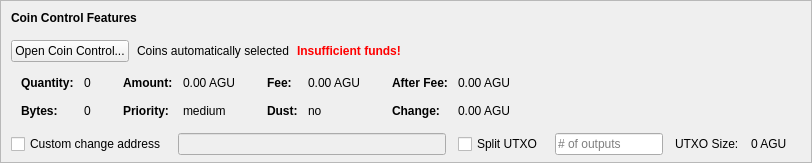
    <widget class="QFrame" name="frameCoinControl">
     <property name="sizePolicy">
      <sizepolicy hsizetype="Expanding" vsizetype="Expanding">
       <horstretch>0</horstretch>
       <verstretch>0</verstretch>
      </sizepolicy>
     </property>
     <property name="maximumSize">
      <size>
       <width>16777215</width>
       <height>16777215</height>
      </size>
     </property>
     <property name="frameShape">
      <enum>QFrame::StyledPanel</enum>
     </property>
     <property name="frameShadow">
      <enum>QFrame::Sunken</enum>
     </property>
     <layout class="QVBoxLayout" name="verticalLayoutCoinControl2">
      <property name="spacing">
       <number>0</number>
      </property>
      <property name="leftMargin">
       <number>0</number>
      </property>
      <property name="topMargin">
       <number>0</number>
      </property>
      <property name="rightMargin">
       <number>0</number>
      </property>
      <property name="bottomMargin">
       <number>6</number>
      </property>
      <item>
       <layout class="QVBoxLayout" name="verticalLayoutCoinControl" stretch="0,0,0,0,1">
        <property name="spacing">
         <number>0</number>
        </property>
        <property name="leftMargin">
         <number>10</number>
        </property>
        <property name="topMargin">
         <number>10</number>
        </property>
        <item>
         <layout class="QHBoxLayout" name="horizontalLayoutCoinControl1">
          <property name="bottomMargin">
           <number>15</number>
          </property>
          <item>
           <widget class="QLabel" name="labelCoinControlFeatures">
            <property name="sizePolicy">
             <sizepolicy hsizetype="Preferred" vsizetype="Maximum">
              <horstretch>0</horstretch>
              <verstretch>0</verstretch>
             </sizepolicy>
            </property>
            <property name="font">
             <font>
              <weight>75</weight>
              <bold>true</bold>
             </font>
            </property>
            <property name="styleSheet">
             <string notr="true">font-weight:bold;</string>
            </property>
            <property name="text">
             <string>Coin Control Features</string>
            </property>
           </widget>
          </item>
         </layout>
        </item>
        <item>
         <layout class="QHBoxLayout" name="horizontalLayoutCoinControl2" stretch="0,0,0,0">
          <property name="spacing">
           <number>8</number>
          </property>
          <property name="bottomMargin">
           <number>10</number>
          </property>
          <item>
           <widget class="QPushButton" name="pushButtonCoinControl">
            <property name="styleSheet">
             <string notr="true"/>
            </property>
            <property name="text">
             <string>Open Coin Control...</string>
            </property>
            <property name="autoDefault">
             <bool>false</bool>
            </property>
           </widget>
          </item>
          <item>
           <widget class="QLabel" name="labelCoinControlAutomaticallySelected">
            <property name="text">
             <string>Coins automatically selected</string>
            </property>
            <property name="margin">
             <number>5</number>
            </property>
           </widget>
          </item>
          <item>
           <widget class="QLabel" name="labelCoinControlInsuffFunds">
            <property name="font">
             <font>
              <weight>75</weight>
              <bold>true</bold>
             </font>
            </property>
            <property name="styleSheet">
             <string notr="true">color:red;font-weight:bold;</string>
            </property>
            <property name="text">
             <string>Insufficient funds!</string>
            </property>
            <property name="margin">
             <number>5</number>
            </property>
           </widget>
          </item>
          <item>
           <spacer name="horizontalSpacerCoinControl">
            <property name="orientation">
             <enum>Qt::Horizontal</enum>
            </property>
            <property name="sizeHint" stdset="0">
             <size>
              <width>40</width>
              <height>1</height>
             </size>
            </property>
           </spacer>
          </item>
         </layout>
        </item>
        <item>
         <widget class="QWidget" name="widgetCoinControl" native="true">
          <property name="sizePolicy">
           <sizepolicy hsizetype="Preferred" vsizetype="Preferred">
            <horstretch>0</horstretch>
            <verstretch>0</verstretch>
           </sizepolicy>
          </property>
          <property name="minimumSize">
           <size>
            <width>0</width>
            <height>0</height>
           </size>
          </property>
          <property name="styleSheet">
           <string notr="true"/>
          </property>
          <layout class="QHBoxLayout" name="horizontalLayoutCoinControl5">
           <property name="leftMargin">
            <number>0</number>
           </property>
           <property name="topMargin">
            <number>0</number>
           </property>
           <property name="rightMargin">
            <number>0</number>
           </property>
           <property name="bottomMargin">
            <number>0</number>
           </property>
           <item>
            <layout class="QHBoxLayout" name="horizontalLayoutCoinControl3" stretch="0,0,0,1">
             <property name="spacing">
              <number>20</number>
             </property>
             <property name="topMargin">
              <number>0</number>
             </property>
             <property name="bottomMargin">
              <number>10</number>
             </property>
             <item>
              <layout class="QFormLayout" name="formLayoutCoinControl1">
               <property name="horizontalSpacing">
                <number>10</number>
               </property>
               <property name="verticalSpacing">
                <number>14</number>
               </property>
               <property name="leftMargin">
                <number>10</number>
               </property>
               <property name="topMargin">
                <number>4</number>
               </property>
               <property name="rightMargin">
                <number>6</number>
               </property>
               <item row="0" column="0">
                <widget class="QLabel" name="labelCoinControlQuantityText">
                 <property name="font">
                  <font>
                   <weight>75</weight>
                   <bold>true</bold>
                  </font>
                 </property>
                 <property name="text">
                  <string>Quantity:</string>
                 </property>
                 <property name="margin">
                  <number>0</number>
                 </property>
                </widget>
               </item>
               <item row="0" column="1">
                <widget class="QLabel" name="labelCoinControlQuantity">
                 <property name="cursor">
                  <cursorShape>IBeamCursor</cursorShape>
                 </property>
                 <property name="contextMenuPolicy">
                  <enum>Qt::ActionsContextMenu</enum>
                 </property>
                 <property name="text">
                  <string notr="true">0</string>
                 </property>
                 <property name="margin">
                  <number>0</number>
                 </property>
                 <property name="textInteractionFlags">
                  <set>Qt::LinksAccessibleByMouse|Qt::TextSelectableByKeyboard|Qt::TextSelectableByMouse</set>
                 </property>
                </widget>
               </item>
               <item row="1" column="0">
                <widget class="QLabel" name="labelCoinControlBytesText">
                 <property name="font">
                  <font>
                   <weight>75</weight>
                   <bold>true</bold>
                  </font>
                 </property>
                 <property name="text">
                  <string>Bytes:</string>
                 </property>
                </widget>
               </item>
               <item row="1" column="1">
                <widget class="QLabel" name="labelCoinControlBytes">
                 <property name="cursor">
                  <cursorShape>IBeamCursor</cursorShape>
                 </property>
                 <property name="contextMenuPolicy">
                  <enum>Qt::ActionsContextMenu</enum>
                 </property>
                 <property name="text">
                  <string notr="true">0</string>
                 </property>
                 <property name="textInteractionFlags">
                  <set>Qt::LinksAccessibleByMouse|Qt::TextSelectableByKeyboard|Qt::TextSelectableByMouse</set>
                 </property>
                </widget>
               </item>
              </layout>
             </item>
             <item>
              <layout class="QFormLayout" name="formLayoutCoinControl2">
               <property name="horizontalSpacing">
                <number>10</number>
               </property>
               <property name="verticalSpacing">
                <number>14</number>
               </property>
               <property name="leftMargin">
                <number>6</number>
               </property>
               <property name="topMargin">
                <number>4</number>
               </property>
               <property name="rightMargin">
                <number>6</number>
               </property>
               <item row="0" column="0">
                <widget class="QLabel" name="labelCoinControlAmountText">
                 <property name="font">
                  <font>
                   <weight>75</weight>
                   <bold>true</bold>
                  </font>
                 </property>
                 <property name="text">
                  <string>Amount:</string>
                 </property>
                 <property name="margin">
                  <number>0</number>
                 </property>
                </widget>
               </item>
               <item row="0" column="1">
                <widget class="QLabel" name="labelCoinControlAmount">
                 <property name="cursor">
                  <cursorShape>IBeamCursor</cursorShape>
                 </property>
                 <property name="contextMenuPolicy">
                  <enum>Qt::ActionsContextMenu</enum>
                 </property>
                 <property name="text">
                  <string notr="true">0.00 AGU</string>
                 </property>
                 <property name="textInteractionFlags">
                  <set>Qt::LinksAccessibleByMouse|Qt::TextSelectableByKeyboard|Qt::TextSelectableByMouse</set>
                 </property>
                </widget>
               </item>
               <item row="1" column="0">
                <widget class="QLabel" name="labelCoinControlPriorityText">
                 <property name="font">
                  <font>
                   <weight>75</weight>
                   <bold>true</bold>
                  </font>
                 </property>
                 <property name="text">
                  <string>Priority:</string>
                 </property>
                </widget>
               </item>
               <item row="1" column="1">
                <widget class="QLabel" name="labelCoinControlPriority">
                 <property name="cursor">
                  <cursorShape>IBeamCursor</cursorShape>
                 </property>
                 <property name="contextMenuPolicy">
                  <enum>Qt::ActionsContextMenu</enum>
                 </property>
                 <property name="text">
                  <string>medium</string>
                 </property>
                 <property name="textInteractionFlags">
                  <set>Qt::LinksAccessibleByMouse|Qt::TextSelectableByKeyboard|Qt::TextSelectableByMouse</set>
                 </property>
                </widget>
               </item>
              </layout>
             </item>
             <item>
              <layout class="QFormLayout" name="formLayoutCoinControl3">
               <property name="horizontalSpacing">
                <number>10</number>
               </property>
               <property name="verticalSpacing">
                <number>14</number>
               </property>
               <property name="leftMargin">
                <number>6</number>
               </property>
               <property name="topMargin">
                <number>4</number>
               </property>
               <property name="rightMargin">
                <number>6</number>
               </property>
               <item row="0" column="0">
                <widget class="QLabel" name="labelCoinControlFeeText">
                 <property name="font">
                  <font>
                   <weight>75</weight>
                   <bold>true</bold>
                  </font>
                 </property>
                 <property name="text">
                  <string>Fee:</string>
                 </property>
                 <property name="margin">
                  <number>0</number>
                 </property>
                </widget>
               </item>
               <item row="0" column="1">
                <widget class="QLabel" name="labelCoinControlFee">
                 <property name="cursor">
                  <cursorShape>IBeamCursor</cursorShape>
                 </property>
                 <property name="contextMenuPolicy">
                  <enum>Qt::ActionsContextMenu</enum>
                 </property>
                 <property name="text">
                  <string notr="true">0.00 AGU</string>
                 </property>
                 <property name="textInteractionFlags">
                  <set>Qt::LinksAccessibleByMouse|Qt::TextSelectableByKeyboard|Qt::TextSelectableByMouse</set>
                 </property>
                </widget>
               </item>
               <item row="1" column="0">
                <widget class="QLabel" name="labelCoinControlLowOutputText">
                 <property name="font">
                  <font>
                   <weight>75</weight>
                   <bold>true</bold>
                  </font>
                 </property>
                 <property name="text">
                  <string>Dust:</string>
                 </property>
                </widget>
               </item>
               <item row="1" column="1">
                <widget class="QLabel" name="labelCoinControlLowOutput">
                 <property name="cursor">
                  <cursorShape>IBeamCursor</cursorShape>
                 </property>
                 <property name="contextMenuPolicy">
                  <enum>Qt::ActionsContextMenu</enum>
                 </property>
                 <property name="text">
                  <string>no</string>
                 </property>
                 <property name="textInteractionFlags">
                  <set>Qt::LinksAccessibleByMouse|Qt::TextSelectableByKeyboard|Qt::TextSelectableByMouse</set>
                 </property>
                </widget>
               </item>
              </layout>
             </item>
             <item>
              <layout class="QFormLayout" name="formLayoutCoinControl4">
               <property name="horizontalSpacing">
                <number>10</number>
               </property>
               <property name="verticalSpacing">
                <number>14</number>
               </property>
               <property name="leftMargin">
                <number>6</number>
               </property>
               <property name="topMargin">
                <number>4</number>
               </property>
               <property name="rightMargin">
                <number>6</number>
               </property>
               <item row="0" column="0">
                <widget class="QLabel" name="labelCoinControlAfterFeeText">
                 <property name="font">
                  <font>
                   <weight>75</weight>
                   <bold>true</bold>
                  </font>
                 </property>
                 <property name="text">
                  <string>After Fee:</string>
                 </property>
                 <property name="margin">
                  <number>0</number>
                 </property>
                </widget>
               </item>
               <item row="0" column="1">
                <widget class="QLabel" name="labelCoinControlAfterFee">
                 <property name="cursor">
                  <cursorShape>IBeamCursor</cursorShape>
                 </property>
                 <property name="contextMenuPolicy">
                  <enum>Qt::ActionsContextMenu</enum>
                 </property>
                 <property name="text">
                  <string notr="true">0.00 AGU</string>
                 </property>
                 <property name="textInteractionFlags">
                  <set>Qt::LinksAccessibleByMouse|Qt::TextSelectableByKeyboard|Qt::TextSelectableByMouse</set>
                 </property>
                </widget>
               </item>
               <item row="1" column="0">
                <widget class="QLabel" name="labelCoinControlChangeText">
                 <property name="font">
                  <font>
                   <weight>75</weight>
                   <bold>true</bold>
                  </font>
                 </property>
                 <property name="text">
                  <string>Change:</string>
                 </property>
                </widget>
               </item>
               <item row="1" column="1">
                <widget class="QLabel" name="labelCoinControlChange">
                 <property name="cursor">
                  <cursorShape>IBeamCursor</cursorShape>
                 </property>
                 <property name="contextMenuPolicy">
                  <enum>Qt::ActionsContextMenu</enum>
                 </property>
                 <property name="text">
                  <string notr="true">0.00 AGU</string>
                 </property>
                 <property name="textInteractionFlags">
                  <set>Qt::LinksAccessibleByMouse|Qt::TextSelectableByKeyboard|Qt::TextSelectableByMouse</set>
                 </property>
                </widget>
               </item>
              </layout>
             </item>
            </layout>
           </item>
          </layout>
         </widget>
        </item>
        <item>
         <layout class="QHBoxLayout" name="horizontalLayoutCoinControl4" stretch="0,0,0,0,0,0,0">
          <property name="spacing">
           <number>12</number>
          </property>
          <property name="sizeConstraint">
           <enum>QLayout::SetDefaultConstraint</enum>
          </property>
          <property name="topMargin">
           <number>5</number>
          </property>
          <property name="rightMargin">
           <number>5</number>
          </property>
          <item>
           <widget class="QCheckBox" name="checkBoxCoinControlChange">
            <property name="toolTip">
             <string>If this is activated, but the change address is empty or invalid, change will be sent to a newly generated address.</string>
            </property>
            <property name="text">
             <string>Custom change address</string>
            </property>
           </widget>
          </item>
          <item>
           <widget class="QValidatedLineEdit" name="lineEditCoinControlChange">
            <property name="enabled">
             <bool>false</bool>
            </property>
            <property name="sizePolicy">
             <sizepolicy hsizetype="Expanding" vsizetype="Fixed">
              <horstretch>0</horstretch>
              <verstretch>0</verstretch>
             </sizepolicy>
            </property>
           </widget>
          </item>
          <item>
           <widget class="QCheckBox" name="splitBlockCheckBox">
            <property name="text">
             <string>Split UTXO</string>
            </property>
           </widget>
          </item>
          <item>
           <widget class="QLineEdit" name="splitBlockLineEdit">
            <property name="sizePolicy">
             <sizepolicy hsizetype="Fixed" vsizetype="Fixed">
              <horstretch>50</horstretch>
              <verstretch>0</verstretch>
             </sizepolicy>
            </property>
            <property name="placeholderText">
             <string># of outputs</string>
            </property>
           </widget>
          </item>
          <item>
           <widget class="QLabel" name="labelBlockSizeText">
            <property name="text">
             <string>UTXO Size:</string>
            </property>
           </widget>
          </item>
          <item>
           <widget class="QLabel" name="labelBlockSize">
            <property name="text">
             <string>0 AGU</string>
            </property>
           </widget>
          </item>
          <item>
           <widget class="QLabel" name="labelCoinControlChangeLabel">
            <property name="sizePolicy">
             <sizepolicy hsizetype="Preferred" vsizetype="Expanding">
              <horstretch>0</horstretch>
              <verstretch>0</verstretch>
             </sizepolicy>
            </property>
            <property name="minimumSize">
             <size>
              <width>0</width>
              <height>0</height>
             </size>
            </property>
            <property name="text">
             <string/>
            </property>
            <property name="margin">
             <number>3</number>
            </property>
           </widget>
          </item>
         </layout>
        </item>
        <item>
         <spacer name="verticalSpacerCoinControl">
          <property name="orientation">
           <enum>Qt::Vertical</enum>
          </property>
          <property name="sizeHint" stdset="0">
           <size>
            <width>800</width>
            <height>1</height>
           </size>
          </property>
         </spacer>
        </item>
       </layout>
      </item>
     </layout>
    </widget>
